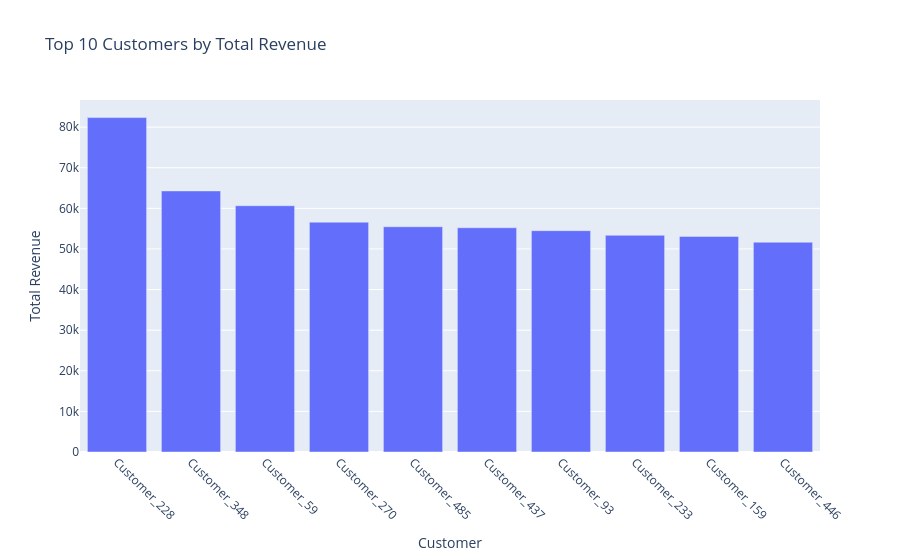

This figure's notebook cell:
### Markdown cell above
### P6: Top 10 Customers by Revenue

The top 10 customers account for a meaningful share of total revenue, making them prime targets for a loyalty or VIP rewards program.

### Code cell
# Sum revenue per customer and keep the top 10
top_customers = full_df.groupby('name', observed=True)['revenue'].sum().nlargest(10)

fig = px.bar(
    top_customers,
    x=top_customers.index,
    y=top_customers.values,
    title="Top 10 Customers by Total Revenue"
)
fig.update_layout(xaxis_title="Customer", yaxis_title="Total Revenue")
fig.update_xaxes(tickangle=45)
fig.show()

### Figure 1 — Plotly figure (JSON) as saved in the notebook; plotly's stock layout.template omitted (floating-point values rounded to 4 significant figures)
{"data": [{"hovertemplate": "name=%{x}<br>y=%{y}<extra></extra>", "legendgroup": "", "marker": {"color": "#636efa", "pattern": {"shape": ""}}, "name": "", "orientation": "v", "showlegend": false, "textposition": "auto", "type": "bar", "x": ["Customer_228", "Customer_348", "Customer_59", "Customer_270", "Customer_485", "Customer_437", "Customer_93", "Customer_233", "Customer_159", "Customer_446"], "xaxis": "x", "y": [82350.0, 64290.0, 60650.0, 56600.0, 55470.0, 55220.0, 54510.0, 53360.0, 53100.0, 51660.0], "yaxis": "y"}], "layout": {"barmode": "relative", "legend": {"tracegroupgap": 0}, "title": {"text": "Top 10 Customers by Total Revenue"}, "xaxis": {"anchor": "y", "domain": [0, 1], "tickangle": 45, "title": {"text": "Customer"}}, "yaxis": {"anchor": "x", "domain": [0, 1], "title": {"text": "Total Revenue"}}}}
